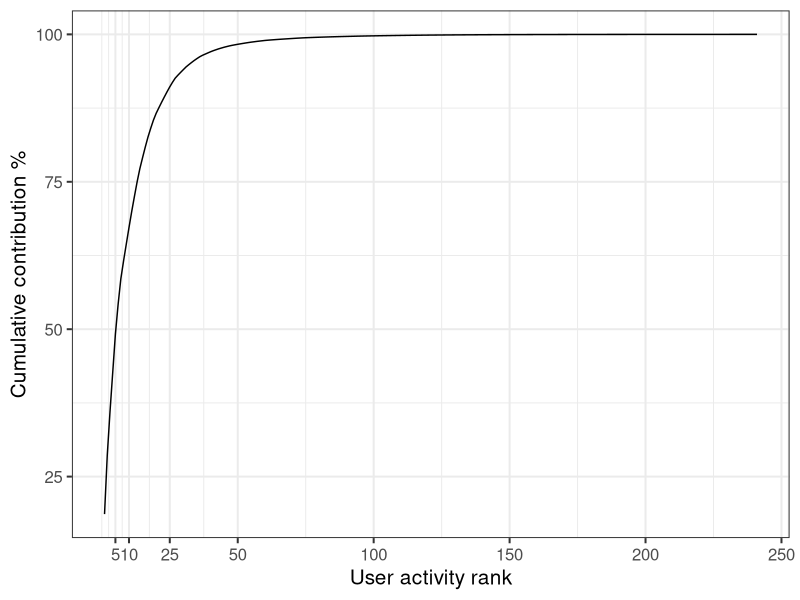

Reproduce this figure in R.
library(jsonlite)
library(ggplot2)
theme_set(theme_bw(15))

data <- stream_in(file('result.json'))
names(data) <- c('user', 'count')
data$rank <- c(1:nrow(data))
data$cumsum <- cumsum(data$count)/sum(data$count)

ggplot(data, aes(rank, cumsum*100)) + geom_line() + 
  xlab('User activity rank') + ylab('Cumulative contribution %') + 
  scale_x_continuous(breaks = c(5, 10, 25, seq(50, 250, 50)))
